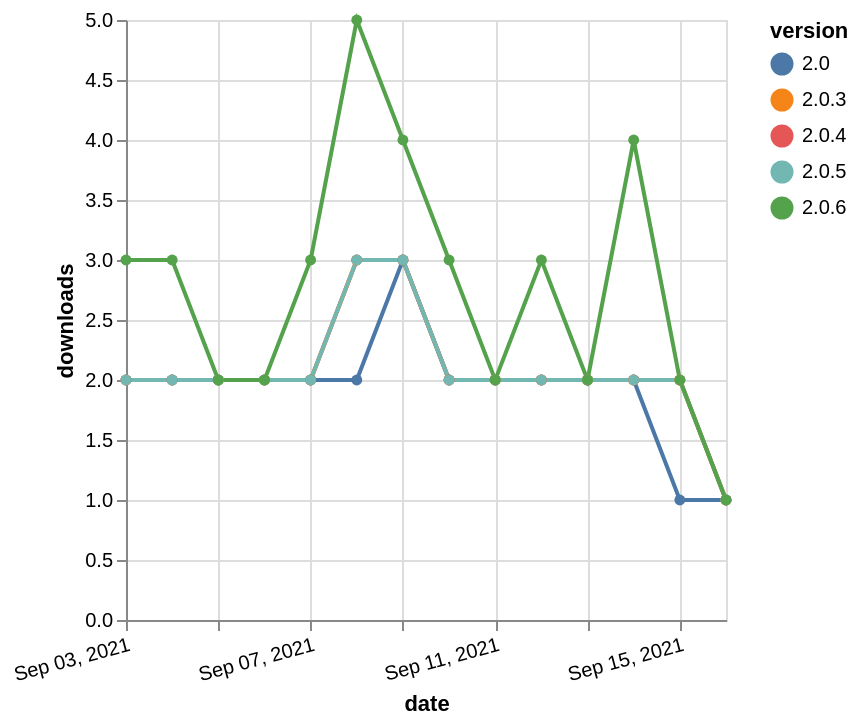

Write a Vega-Lite specification for this figure.
### Vega-Lite specification from a JSON file in a GitHub repository (floating-point values rounded to 4 significant figures)
{"$schema": "https://vega.github.io/schema/vega-lite/v5.json", "description": "A simple bar chart with embedded data.", "data": {"values": [{"date": "2021-09-03", "total": 2325, "delta": 2, "version": "2.0.4"}, {"date": "2021-09-04", "total": 2327, "delta": 2, "version": "2.0.4"}, {"date": "2021-09-05", "total": 2329, "delta": 2, "version": "2.0.4"}, {"date": "2021-09-06", "total": 2331, "delta": 2, "version": "2.0.4"}, {"date": "2021-09-07", "total": 2333, "delta": 2, "version": "2.0.4"}, {"date": "2021-09-08", "total": 2336, "delta": 3, "version": "2.0.4"}, {"date": "2021-09-09", "total": 2339, "delta": 3, "version": "2.0.4"}, {"date": "2021-09-10", "total": 2341, "delta": 2, "version": "2.0.4"}, {"date": "2021-09-11", "total": 2343, "delta": 2, "version": "2.0.4"}, {"date": "2021-09-12", "total": 2345, "delta": 2, "version": "2.0.4"}, {"date": "2021-09-13", "total": 2347, "delta": 2, "version": "2.0.4"}, {"date": "2021-09-14", "total": 2349, "delta": 2, "version": "2.0.4"}, {"date": "2021-09-15", "total": 2351, "delta": 2, "version": "2.0.4"}, {"date": "2021-09-16", "total": 2352, "delta": 1, "version": "2.0.4"}, {"date": "2021-09-03", "total": 2274, "delta": 2, "version": "2.0"}, {"date": "2021-09-04", "total": 2276, "delta": 2, "version": "2.0"}, {"date": "2021-09-05", "total": 2278, "delta": 2, "version": "2.0"}, {"date": "2021-09-06", "total": 2280, "delta": 2, "version": "2.0"}, {"date": "2021-09-07", "total": 2282, "delta": 2, "version": "2.0"}, {"date": "2021-09-08", "total": 2284, "delta": 2, "version": "2.0"}, {"date": "2021-09-09", "total": 2287, "delta": 3, "version": "2.0"}, {"date": "2021-09-10", "total": 2289, "delta": 2, "version": "2.0"}, {"date": "2021-09-11", "total": 2291, "delta": 2, "version": "2.0"}, {"date": "2021-09-12", "total": 2293, "delta": 2, "version": "2.0"}, {"date": "2021-09-13", "total": 2295, "delta": 2, "version": "2.0"}, {"date": "2021-09-14", "total": 2297, "delta": 2, "version": "2.0"}, {"date": "2021-09-15", "total": 2298, "delta": 1, "version": "2.0"}, {"date": "2021-09-16", "total": 2299, "delta": 1, "version": "2.0"}, {"date": "2021-09-03", "total": 2516, "delta": 2, "version": "2.0.3"}, {"date": "2021-09-04", "total": 2518, "delta": 2, "version": "2.0.3"}, {"date": "2021-09-05", "total": 2520, "delta": 2, "version": "2.0.3"}, {"date": "2021-09-06", "total": 2522, "delta": 2, "version": "2.0.3"}, {"date": "2021-09-07", "total": 2524, "delta": 2, "version": "2.0.3"}, {"date": "2021-09-08", "total": 2527, "delta": 3, "version": "2.0.3"}, {"date": "2021-09-09", "total": 2530, "delta": 3, "version": "2.0.3"}, {"date": "2021-09-10", "total": 2532, "delta": 2, "version": "2.0.3"}, {"date": "2021-09-11", "total": 2534, "delta": 2, "version": "2.0.3"}, {"date": "2021-09-12", "total": 2536, "delta": 2, "version": "2.0.3"}, {"date": "2021-09-13", "total": 2538, "delta": 2, "version": "2.0.3"}, {"date": "2021-09-14", "total": 2540, "delta": 2, "version": "2.0.3"}, {"date": "2021-09-15", "total": 2542, "delta": 2, "version": "2.0.3"}, {"date": "2021-09-16", "total": 2543, "delta": 1, "version": "2.0.3"}, {"date": "2021-09-03", "total": 2485, "delta": 2, "version": "2.0.5"}, {"date": "2021-09-04", "total": 2487, "delta": 2, "version": "2.0.5"}, {"date": "2021-09-05", "total": 2489, "delta": 2, "version": "2.0.5"}, {"date": "2021-09-06", "total": 2491, "delta": 2, "version": "2.0.5"}, {"date": "2021-09-07", "total": 2493, "delta": 2, "version": "2.0.5"}, {"date": "2021-09-08", "total": 2496, "delta": 3, "version": "2.0.5"}, {"date": "2021-09-09", "total": 2499, "delta": 3, "version": "2.0.5"}, {"date": "2021-09-10", "total": 2501, "delta": 2, "version": "2.0.5"}, {"date": "2021-09-11", "total": 2503, "delta": 2, "version": "2.0.5"}, {"date": "2021-09-12", "total": 2505, "delta": 2, "version": "2.0.5"}, {"date": "2021-09-13", "total": 2507, "delta": 2, "version": "2.0.5"}, {"date": "2021-09-14", "total": 2509, "delta": 2, "version": "2.0.5"}, {"date": "2021-09-15", "total": 2511, "delta": 2, "version": "2.0.5"}, {"date": "2021-09-16", "total": 2512, "delta": 1, "version": "2.0.5"}, {"date": "2021-09-03", "total": 5171, "delta": 3, "version": "2.0.6"}, {"date": "2021-09-04", "total": 5174, "delta": 3, "version": "2.0.6"}, {"date": "2021-09-05", "total": 5176, "delta": 2, "version": "2.0.6"}, {"date": "2021-09-06", "total": 5178, "delta": 2, "version": "2.0.6"}, {"date": "2021-09-07", "total": 5181, "delta": 3, "version": "2.0.6"}, {"date": "2021-09-08", "total": 5186, "delta": 5, "version": "2.0.6"}, {"date": "2021-09-09", "total": 5190, "delta": 4, "version": "2.0.6"}, {"date": "2021-09-10", "total": 5193, "delta": 3, "version": "2.0.6"}, {"date": "2021-09-11", "total": 5195, "delta": 2, "version": "2.0.6"}, {"date": "2021-09-12", "total": 5198, "delta": 3, "version": "2.0.6"}, {"date": "2021-09-13", "total": 5200, "delta": 2, "version": "2.0.6"}, {"date": "2021-09-14", "total": 5204, "delta": 4, "version": "2.0.6"}, {"date": "2021-09-15", "total": 5206, "delta": 2, "version": "2.0.6"}, {"date": "2021-09-16", "total": 5207, "delta": 1, "version": "2.0.6"}]}, "width": "container", "mark": {"type": "line", "point": {"filled": true}}, "encoding": {"x": {"field": "date", "type": "temporal", "timeUnit": "yearmonthdate", "title": "date", "axis": {"labelAngle": -15}}, "y": {"field": "delta", "type": "quantitative", "title": "downloads"}, "color": {"field": "version", "type": "nominal"}, "tooltip": {"field": "delta"}}}
